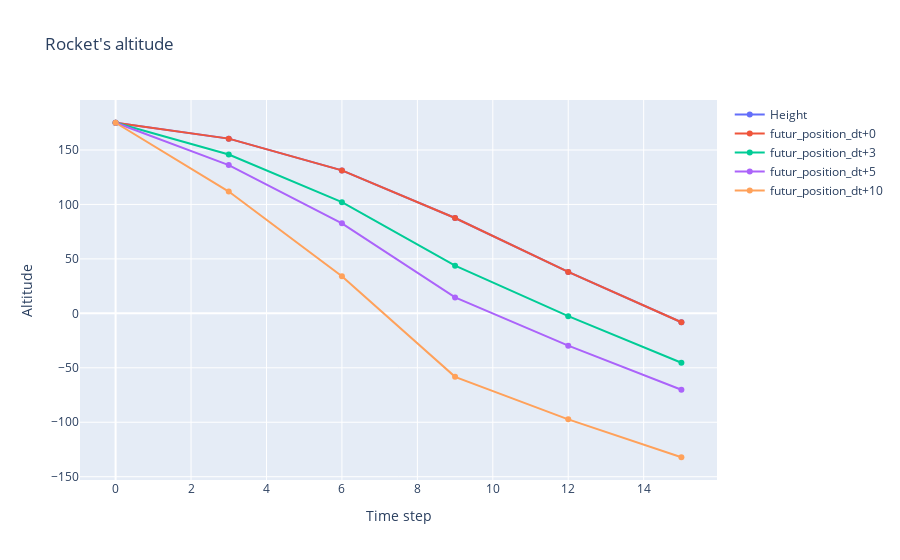

Notebook code cell kept with this figure:
### Code cell
plot_rocket_altitude(df_0)

### Figure 1 — Plotly figure (JSON) as saved in the notebook; plotly's stock layout.template omitted (floating-point values rounded to 4 significant figures)
{"data": [{"mode": "lines+markers", "name": "Height", "type": "scatter", "x": [0, 3, 6, 9, 12, 15], "y": [175, 160.4, 131.3, 87.52, 38.05, -8.143]}, {"mode": "lines+markers", "name": "futur_position_dt+0", "type": "scatter", "x": [0, 3, 6, 9, 12, 15], "y": [175, 160.4, 131.3, 87.52, 38.05, -8.143]}, {"mode": "lines+markers", "name": "futur_position_dt+3", "type": "scatter", "x": [0, 3, 6, 9, 12, 15], "y": [175, 145.8, 102.1, 43.78, -2.563, -45.34]}, {"mode": "lines+markers", "name": "futur_position_dt+5", "type": "scatter", "x": [0, 3, 6, 9, 12, 15], "y": [175, 136.1, 82.66, 14.62, -29.64, -70.13]}, {"mode": "lines+markers", "name": "futur_position_dt+10", "type": "scatter", "x": [0, 3, 6, 9, 12, 15], "y": [175, 111.8, 34.06, -58.28, -97.33, -132.1]}], "layout": {"title": {"text": "Rocket's altitude"}, "xaxis": {"title": {"text": "Time step"}}, "yaxis": {"title": {"text": "Altitude"}}}}
